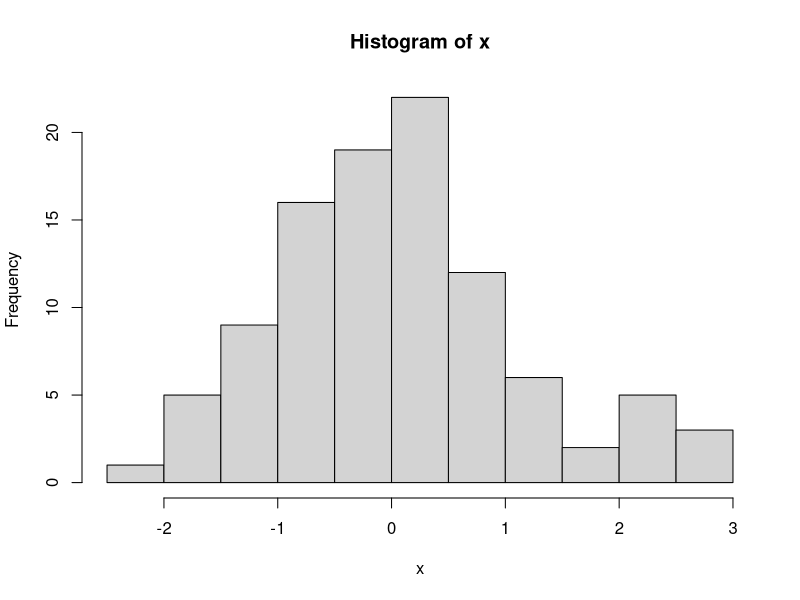
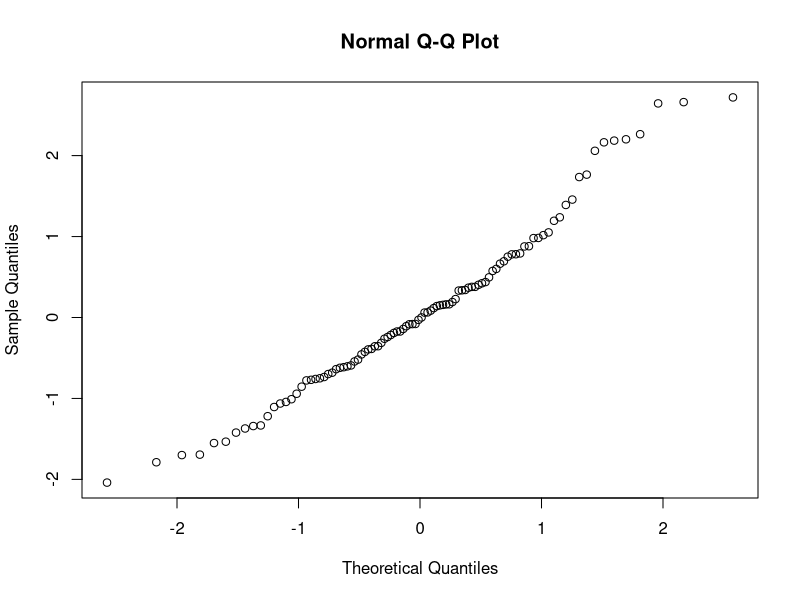

Reproduce these figures in R, in order.
## ---- chunk 1

pnorm(-1, mean = 0, sd=1)

pnorm(1800, mean = 1500, sd=300)

pnorm((1800-1500)/300, mean = 0, sd=1)

## ---- chunk 2

qnorm(0.9, mean = 1500, sd=300)

qnorm(0.1, mean = 21, sd=5)


## ---- chunk 3

x<-rnorm(100)
hist(x)

qqnorm(x)

y<-rexp(100)
median(y)
